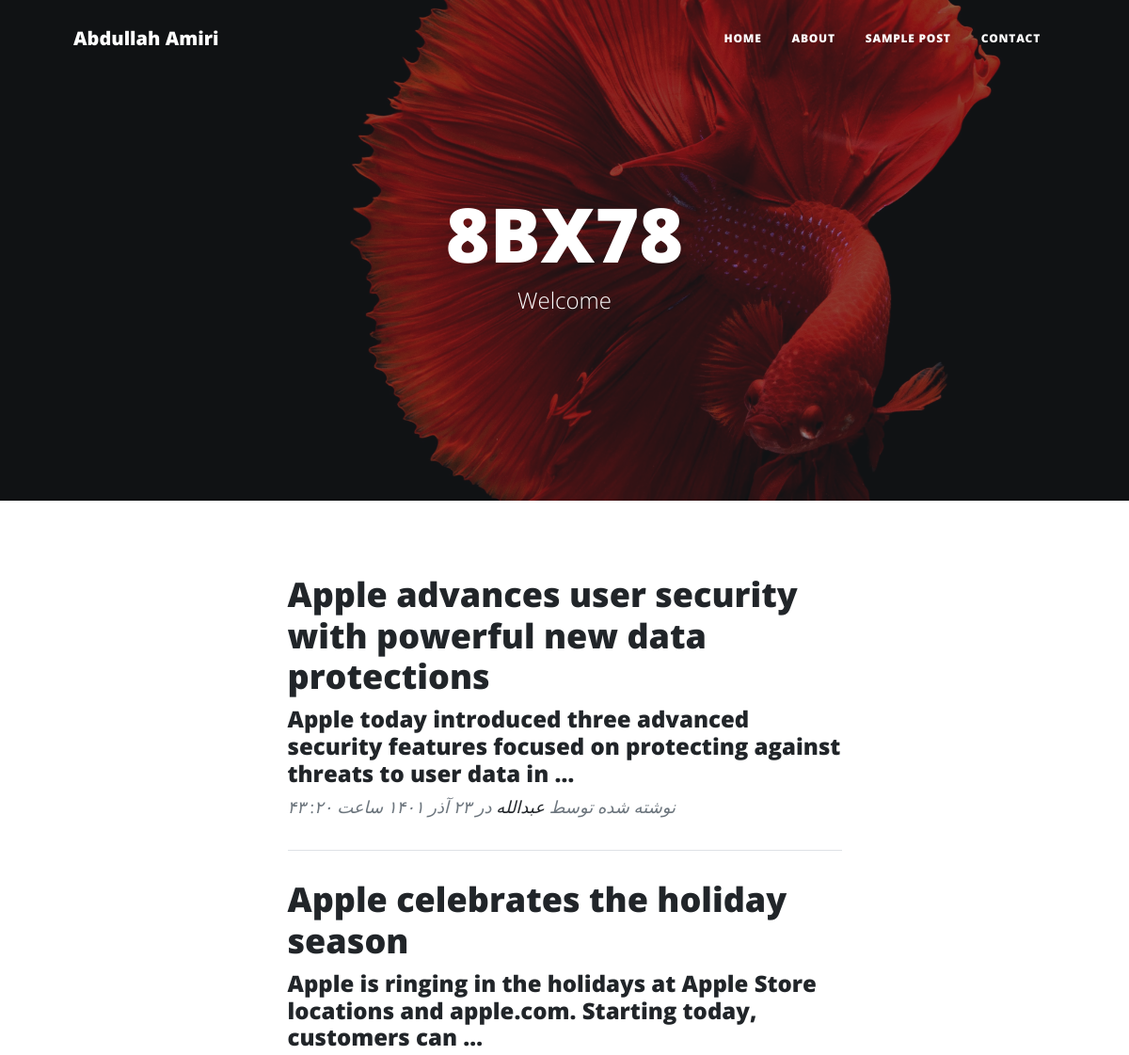
/ (upper part), run on an earlier commit of the app's database.
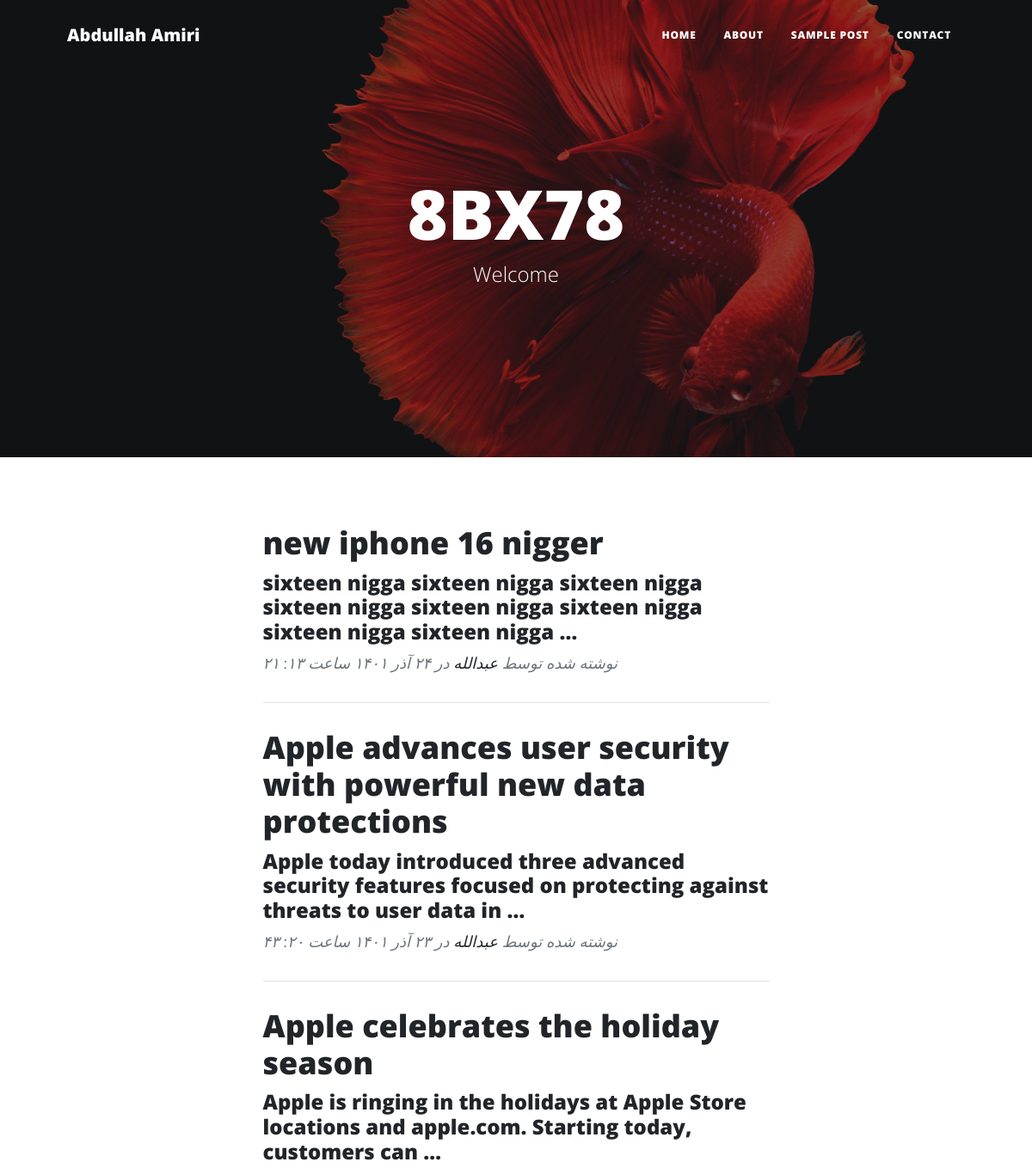
And on a later commit of the database.
### blog/models.py (models this page shows, shortened)
class Article(models.Model):
    STATUS_CHOICES = (
        ('p', 'منتشر شده'),
        ('d', 'پیش نویس')
    )
    title = models.CharField(max_length=200, verbose_name='عنوان')
    slug = models.SlugField(max_length=100, unique=True, verbose_name='آدرس مقاله')
    category = models.ManyToManyField(Category, verbose_name='دسته بندی')
    description = models.TextField(verbose_name='توضیحات')
    thumbnail = models.ImageField(upload_to='images', verbose_name='تصویر')
    publish = models.DateTimeField(default=timezone.now, verbose_name='زمان انتشار')
    created = models.DateTimeField(auto_now_add=True)
    updated = models.DateTimeField(auto_now=True)
    status = models.CharField(max_length=1, choices=STATUS_CHOICES, verbose_name='وضعیت')
    class Meta:
        verbose_name = 'مقاله'
        verbose_name_plural = 'مقالات'
    def jpublish(self):
    	return jalali_converter(self.publish)
    jpublish.short_description = "زمان انتشار"

### blog/views.py (the view)
# urls.py: path('', home, name='home'),
def home(request):
	context = {
		'articles': Article.objects.filter(status='p').order_by('-publish')[:]    # get articles from model, for display in template
	}
	return render(request, 'blog/home.html', context)

### extentions/jalali.py (called while the page is built)
    def persian_tuple(self):
        return self.persian_year, self.persian_month, self.persian_day

### extentions/utils.py (called while the page is built)
def latin_to_persian_number(STR):
	numbers = {'0':'۰', '1':'۱', '2':'۲', '3':'۳', '4':'۴', '5':'۵', '6':'۶', '7':'۷', '8':'۸', '9':'۹',}
	for l, p in numbers.items():
		STR = STR.replace(l, p)
	return STR

def jalali_converter(time):
	month_to_str = {'1':'فروردین', '2':'اردیبهشت', '3':'خرداد', '4':'تیر', '5':'مرداد', '6':'شهریور', '7':'مهر', '8':'آبان', '9':'آذر', '10':'دی', '11':'بهمن', '12':'اسفند'}
	time = timezone.localtime(time)
	time_to_str = "{},{},{}".format(time.year, time.month, time.day)
	time_to_tuple = jalali.Gregorian(time_to_str).persian_tuple()
	output = "{} {} {} ساعت {}: {}".format(
		time_to_tuple[2],
		month_to_str[f'{time_to_tuple[1]}'],
		time_to_tuple[0],
		time.hour,
		time.minute,
	)
	return latin_to_persian_number(output)

### blog/templates/blog/home.html (shortened to what this page needs)
{% extends 'blog/base.html' %}
{% load static %}
{% block main %}
<header class="masthead" style="background-image: url('{% static "blog/assets/img/pexels-chevanon-photography-1335971.jpeg" %}')">
    <div class="container position-relative px-4 px-lg-5">
        <div class="row gx-4 gx-lg-5 justify-content-center">
            <div class="col-md-10 col-lg-8 col-xl-7">
                <div class="site-heading">
                    <h1>8BX78</h1>
                    <span class="subheading">Welcome</span>
                </div>
            </div>
        </div>
    </div>
</header>
<div class="container px-4 px-lg-5">
    <div class="row gx-4 gx-lg-5 justify-content-center">
        <div class="col-md-10 col-lg-8 col-xl-7">
            {% for article in articles %}
                <div class="post-preview">
                    <a href="{% url 'blog:detail' article.slug %}">
                        <h2 class="post-title">{{article.title}}</h2>
                    </a>
                    <h4 class="post-subtitle">{{article.description | truncatewords:16}}</h4>
                    <p class="post-meta">
                        نوشته شده توسط
                        <a href="#!">عبدالله</a>
                        در
                        {{article.jpublish}}
                    </p>
                </div>
                <hr class="my-4" />
            {% endfor %}
        </div>
    </div>
</div>
{% endblock %}

### blog/templates/blog/base.html (shortened to what this page needs)
{% load static %}
<!DOCTYPE html>
<html lang="en">
    <head>
        <link href="{% static 'blog/css/styles.css' %}" rel="stylesheet" />
    </head>
    <body>
        <nav class="navbar navbar-expand-lg navbar-light" id="mainNav">
            <div class="container px-4 px-lg-5">
                <a class="navbar-brand" href="/">Abdullah Amiri</a>
                <div class="collapse navbar-collapse" id="navbarResponsive">
                    <ul class="navbar-nav ms-auto py-4 py-lg-0">
                        <li class="nav-item"><a class="nav-link px-lg-3 py-3 py-lg-4" href="home.html">Home</a></li>
                        <li class="nav-item"><a class="nav-link px-lg-3 py-3 py-lg-4" href="about.html">About</a></li>
                        <li class="nav-item"><a class="nav-link px-lg-3 py-3 py-lg-4" href="detail.html">Sample Post</a></li>
                        <li class="nav-item"><a class="nav-link px-lg-3 py-3 py-lg-4" href="contact.html">Contact</a></li>
                    </ul>
                </div>
            </div>
        </nav>
        {% block main %}
        {% endblock %}
    </body>
</html>

What changed in the data, as far as the page shows it:
added Article: title "new iphone 16 nigger", description "sixteen nigga sixteen nigga sixteen nigga sixteen nigga sixteen nigga sixteen nigga sixteen nigga sixteen nigga …", jpublish "۲۴ آذر ۱۴۰۱ ساعت ۱۳: ۲۱"
